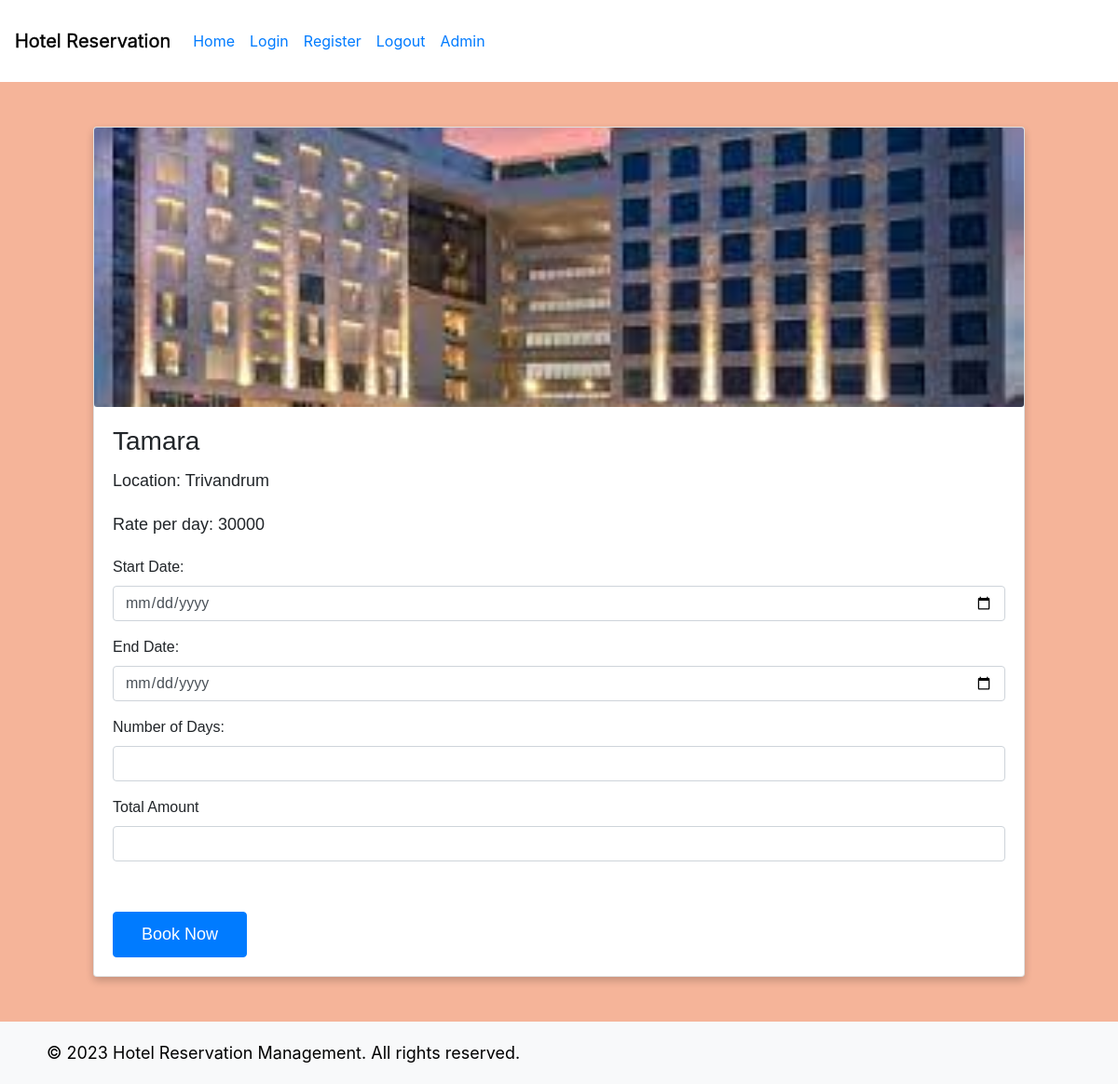
/hotel_details/1, run on the app's committed database.
### app/models.py (models this page shows, shortened)
class Hotels(models.Model):
    hotel_name = models.CharField(max_length=50)
    Select_location = models.ForeignKey(Location,on_delete=models.CASCADE)
    number_of_rooms = models.IntegerField()
    discription = models.CharField(max_length=1000)
    photo = photo=models.ImageField(upload_to='./static/images')
    rent_per_day = models.IntegerField()

class Location(models.Model):
    location_name = models.CharField(max_length=50)
    pin = models.IntegerField(max_length=50)
    photo=models.ImageField(upload_to='./static/images')

### app/views.py (the view)
# urls.py: path('hotel_details/<int:id>',views.hotel_details,name='view_hotel_detailshotel'),
def hotel_details(request,id):
    hotel = Hotels.objects.get(id=id)
    return render(request,"hotel_details.html",{"ho":hotel})

### app/templates/hotel_details.html (shortened to what this page needs)
{% extends 'index.html'%}
{% block content %}
</head>
<body>
  <div class="container py-5">
    <div class="card">
      <img src="/{{ho.photo}}" class="card-img" alt="Hotel Photo">
      <div class="card-body">
        <h3 class="card-title">{{ho.hotel_name}}</h3>
        <p class="card-text">Location: {{ho.Select_location.location_name}}</p>
        <p class="card-text">Rate per day: {{ho.rent_per_day}}</p>
        <form method="POST" action="/booking">
          <div class="form-group">
            <label for="start-date">Start Date:</label>
            <input name="sdate" type="date" class="form-control" id="start-date" required onchange="calculateDays()">
          </div>
          <div class="form-group">
            <label for="end-date">End Date:</label>
            <input name="edate" type="date" class="form-control" id="end-date" required onchange="calculateDays()">
          </div>
          <div class="form-group">
            <label for="num-days">Number of Days:</label>
            <input name="days" type="number" class="form-control" id="num-days" min="1" required >
          </div>
          <div class="form-group">
            <label for="num-days">Total Amount</label>
            <input name="rupees" type="number" class="form-control" id="num-rupees" min="1" required >
          </div>
          <button type="submit" class="btn btn-primary">Book Now</button>
        </form>
      </div>
    </div>
  </div>
  {% endblock content %}

### app/templates/index.html (style rules this page uses)
body { background-color: #f8f9fa; }
.container { margin: 0; padding: 0px 20px; text-align: left; margin-left: auto; margin-right: auto; }
p { font-size: 18px; margin-bottom: 20px; }
.btn { font-size: 18px; padding: 10px 30px; }
.btn-primary { background-color: #007bff; border-color: #007bff; }

### app/templates/hotel_details.html (style rules this page uses)
.card { box-shadow: 0 4px 8px 0 rgba(0, 0, 0, 0.2); max-width: 1000px; margin: auto; font-family: Arial, sans-serif; }
.card-img { width: 100%; height: 300px; object-fit: cover; float: left; }
.card-body { padding: 20px; }

### data on the page
Hotels: photo (picture), hotel_name "Tamara", Select_location.location_name "Trivandrum", rent_per_day "30000"
